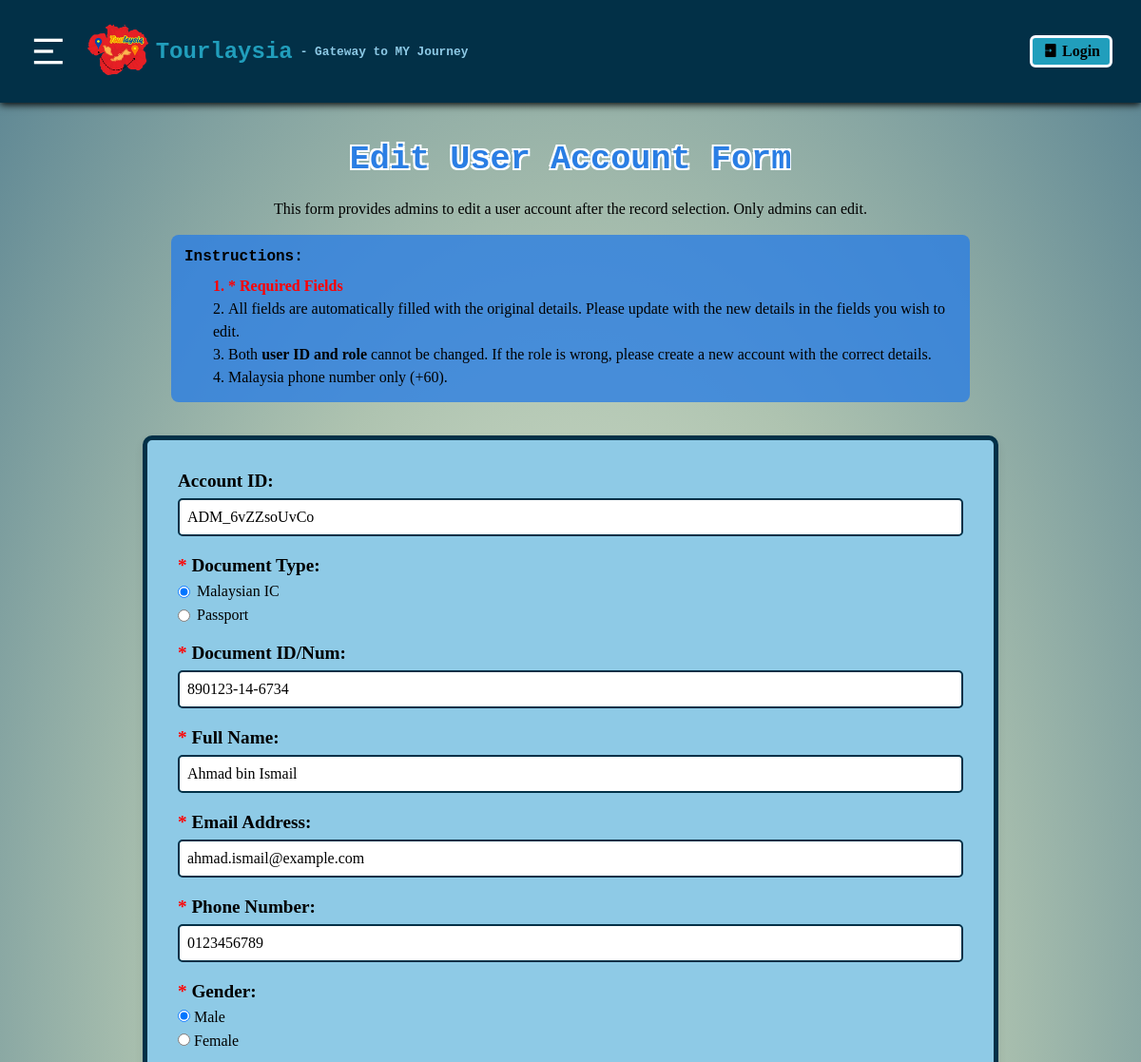
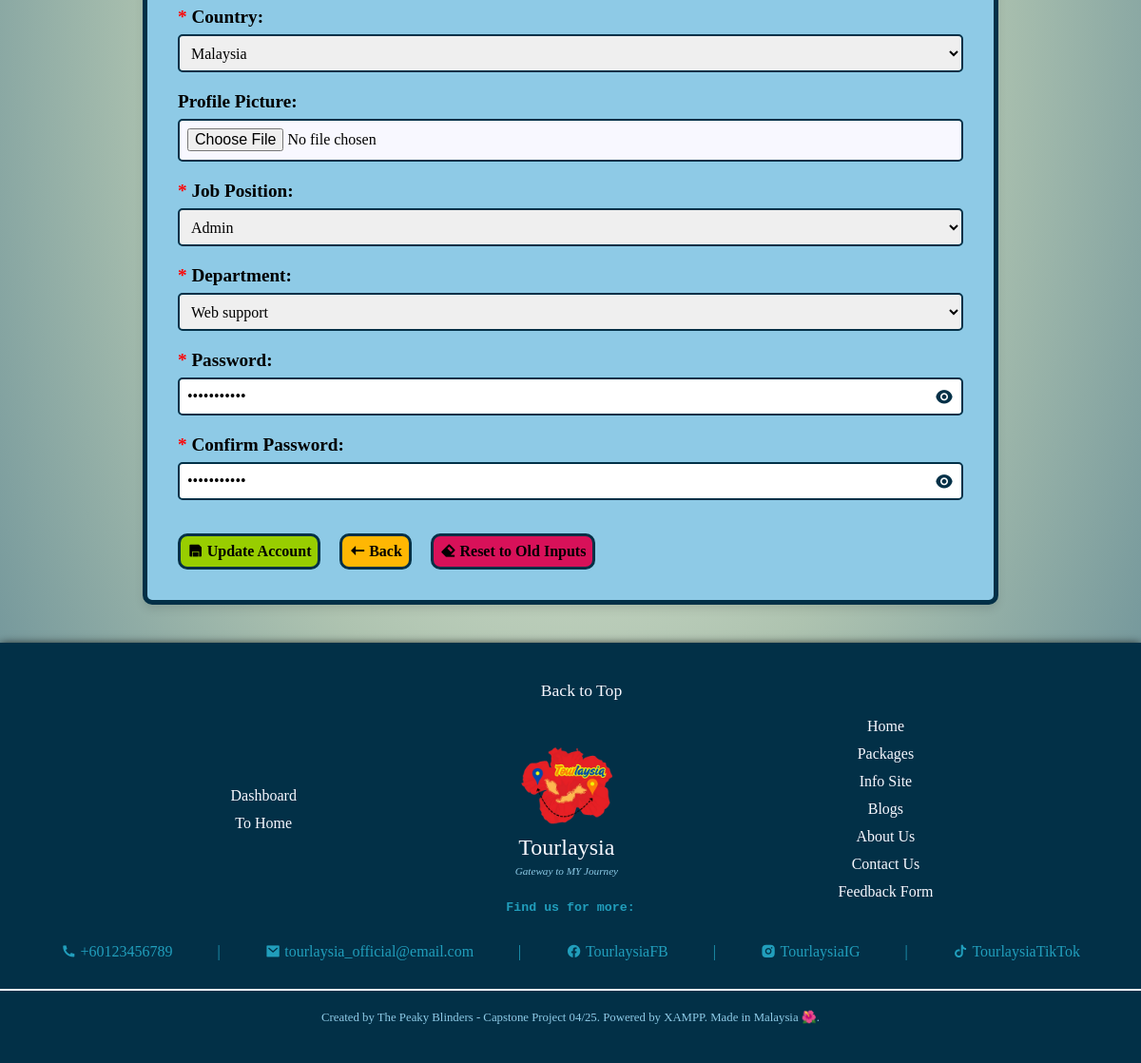
/staff_dashboard/edit_userAcc.php?userID=ADM_6vZZsoUvCo, run on the app's committed database (2 pictures, top to bottom).
### tables this page shows
CREATE TABLE `user_account_t` (
  `usr_ID` varchar(14) NOT NULL,
  `usr_role` varchar(12) NOT NULL,
  `usr_doc_ID` varchar(20) NOT NULL,
  `usr_name` varchar(50) NOT NULL,
  `usr_email` varchar(50) NOT NULL,
  `usr_no_tel` varchar(20) NOT NULL,
  `usr_gender` varchar(6) NOT NULL,
  `usr_country` varchar(50) NOT NULL,
  `usr_prof_pic` varchar(100) DEFAULT NULL,
  `usr_job_pos` varchar(50) DEFAULT NULL,
  `usr_dep` varchar(18) DEFAULT NULL,
  `usr_pswd` varchar(20) NOT NULL,
  `usr_status` varchar(8) NOT NULL
);

### staff_dashboard/edit_userAcc.php (the view, shortened to what this page needs)
<!DOCTYPE html>
<html lang="en">
<head>
    <link rel="stylesheet" href="./staff_styles/staff_styles.css">
    <link rel="stylesheet" href="./staff_styles/add_edit_recInfo.css">
</head>
<body>
    <?php include 'staff_header.php';?>
    <?php
        include './staff_crud/db_connection.php';
        $userIDRef = $_GET['userID'];
        $queryA = "SELECT * FROM user_account_t WHERE usr_ID = '$userIDRef';";
        $resultsA = mysqli_query($connection, $queryA);
        $dataA = mysqli_fetch_assoc($resultsA);
        $userRole = $dataA['usr_role'];
        $userDocID = $dataA['usr_doc_ID'];
        $userName = $dataA['usr_name'];
        $userEmail = $dataA['usr_email'];
        $userNoTel = $dataA['usr_no_tel'];
        $userGender = $dataA['usr_gender'];
        $userCountry = $dataA['usr_country'];
        $userJobPosition = $dataA['usr_job_pos'];
        $userDepartment = $dataA['usr_dep'];
        $userPassword = $dataA['usr_pswd'];
        if(preg_match("/[a-zA-Z]/", $userDocID)) {
            $docType = "Passport";
        } else {
            $docType = "Malaysian IC";
        }
    ?>
    <div class="edit-title-desc">
        <h2 class="edit-title">Edit User Account Form</h2>
        <div class="edit-desc-div">
            <p class="edit-desc">This form provides admins to edit a user account after the record selection. Only admins can edit.</p>
        </div>
        <div class="edit-inst-div">
            <h4 style="padding-bottom:10px;">Instructions:</h4>
            <ol class="edit-list">
                <li>* Required Fields</li>
                <li>All fields are automatically filled with the original details. Please update with the new details in the fields you wish to edit.</li>
                <li>Both <b>user ID and role</b> cannot be changed. If the role is wrong, please create a new account with the correct details.</li>
                <li>Malaysia phone number only (+60).</li>
            </ol>
        </div>
    </div>
    <form action="" method="POST" class="edit-rec-form" enctype="multipart/form-data">
        <div class="label-field-div">
            <label for="accID">Account ID:</label>
            <input type="text" id="accID" name="usrID" value="<?php echo $userIDRef;?>" readonly>
        </div>
        <div class="label-field-div radio-div">
            <label><span>*</span> Document Type:</label>
            <div class="radio-label-div">
                <input type="radio" id="IC" name="userDocType" value="Malaysian IC" <?php if ($docType == "Malaysian IC") echo "checked"; ?> required>
                <label for="IC" id="radioLabel">Malaysian IC</label>
            </div>
            <div class="radio-label-div">
                <input type="radio" id="passport" name="userDocType" value="Passport" <?php if ($docType == "Passport") echo "checked"; ?> required>
                <label for="passport" id="radioLabel">Passport</label>
            </div>
        </div>
        <div class="label-field-div">
            <label for="name"><span>*</span> Document ID/Num:</label>
            <input type="text" id="name" name="userDocID" placeholder="E.g. 000000000000 / A0000000000" value="<?php echo $userDocID;?>" required>
        </div>
        <div class="label-field-div">
            <label for="name"><span>*</span> Full Name:</label>
            <input type="text" id="name" name="userName" placeholder="E.g. Ali bin Ahmad" value="<?php echo $userName;?>" required>
        </div>
        <div class="label-field-div">
            <label for="email"><span>*</span> Email Address:</label>
            <input type="email" id="email" name="userEmail" placeholder="E.g. aliahmad@email.com" value="<?php echo $userEmail;?>" required>
        </div>
        <div class="label-field-div">
            <label for="phoneNum"><span>*</span> Phone Number:</label>
            <input type="tel" id="phoneNum" name="userNoTel" placeholder="E.g. 0123456789" value="<?php echo $userNoTel;?>" minlength="9" maxlength="11" required>
        </div>
        <div class="label-field-div radio-div">
            <label><span>*</span> Gender:</label>
            <div>
                <input type="radio" id="male" name="userGender" value="Male" <?php if ($userGender == "Male") echo "checked"; ?> required>
                <label for="male" id="radioLabel">Male</label>
            </div>
            <div>
                <input type="radio" id="female" name="userGender" value="Female" <?php if ($userGender == "Female") echo "checked"; ?> required>
                <label for="female" id="radioLabel">Female</label>
            </div>
        </div>
        <div class="label-field-div">
            <label for="country"><span>*</span> Country:</label>
            <select id="country" name="userCountry" required>
                <?php foreach ($countryList as $country): ?>
                    <option value="<?= htmlspecialchars($country) ?>" <?= ($userCountry == $country) ? 'selected' : '' ?>>
                        <?= htmlspecialchars($country) ?>
                    </option>
                <?php endforeach; ?>
            </select>
        </div>
        <div class="label-field-div">
            <label for="profpic">Profile Picture:</label>
            <input type="file" id="profpic" name="userProfilePic" accept="image/*">
        </div>
        <?php
            if ($userRole == "Office staff" || $userRole == "Admin" || $userRole == "Tour guide" || $userRole == "Bus driver") {
        ?>
                <div class="label-field-div">
                    <label for="jobPosition"><span>*</span> Job Position:</label>
                    <select id="jobPosition" name="userJobPos" required>
                        <option value="Admin" <?php if ($userJobPosition == "Admin") echo "selected"; ?>>Admin</option>
                    </select>
                </div>
                <div class="label-field-div">
                    <label for="department"><span>*</span> Department:</label>
                    <select id="department" name="userDept" required>
                        <option value="Web support" <?php if ($userDepartment == "Web support") echo "selected"; ?>>Web support</option>
                    </select>
                </div>
        <?php
            }
        ?>
        <div class="label-field-div">
            <label for="pswd"><span>*</span> Password:</label>
            <div class="pswd-container">
                <input type="password" id="pswd" name="userPswd" placeholder="E.g. AbCdEAppram4%67!" value="<?php echo $userPassword;?>" required>
                <i class="ri-eye-fill eye1" id="showPswd"></i>
            </div>
        </div>
        <div class="label-field-div">
            <label for="confPswd"><span>*</span> Confirm Password:</label>
            <div class="pswd-container">
                <input type="password" id="confPswd" name="userConfPswd" placeholder="E.g. AbCdEAppram4%67!" value="<?php echo $userPassword;?>" required>
                <i class="ri-eye-fill eye2" id="showConfPswd"></i>
            </div>
        </div>
        <div class="form-buttons-div">
            <button type="submit" name="updateUsrAcc">
                <i class="ri-save-fill"></i>
                Update Account
            </button>
            <button type="button" name="backPrevPage" onclick="history.back();">
                <i class="ri-arrow-left-long-fill"></i>
                Back
            </button>
            <button type="reset" name="eraseData">
                <i class="ri-eraser-fill"></i>
                Reset to Old Inputs
            </button>
         </div>
    </form>
    <?php include 'staff_footer.php';?>
</body>
</html>

### staff_dashboard/staff_styles/staff_styles.css (style rules this page uses)
body { background: radial-gradient(#eff6e0, #aec3b0, #598392); margin: 0; }
h1, h2, h3, h4, h5, h6 { font-family: Rockwell, Courier Bold, Courier, Georgia, Times, Times New Roman, serif; }
p, span, a, ul, ol, button, input, select, textarea, table, tr, th, td { font-family: Lucida Bright, Georgia, serif; }

### staff_dashboard/staff_styles/add_edit_recInfo.css (style rules this page uses)
* { margin: 0; padding: 0; box-sizing: border-box; overflow-x: hidden; }
.edit-title-desc { display: flex; justify-content: center; flex-direction: column; align-items: center; }
.edit-title { margin: 0 30px 20px 30px; font-size: 2.2rem; color: #2a7ee4; text-align: center; text-shadow: -2px -2px 0 #ffffff, 2px -2px 0 #ffffff, -2px 2px 0 #ffffff, 2px 2px 0 #ffffff; }
.edit-inst-div { width: 70%; margin-bottom: 35px; background-color: #2a7ee4c9; padding: 14px; border-radius: 8px; }
.edit-desc-div { display: flex; justify-content: center; width: 70%; text-align: justify; line-height: 1.5; margin-bottom: 15px; }
.edit-list { padding-left: 30px; line-height: 1.5; list-style-position: inside; }
.edit-list li:first-child { color: red; font-weight: bold; }
.edit-rec-form { display: flex; flex-direction: column; width: 100%; max-width: 900px; margin: 0 auto 2rem auto; padding: 2rem; background-color: #8ECAE6; border: 5px solid #023047; border-radius: 10px; box-shadow: 0 5px 10px rgba(0,0,0,0.1); gap: 20px; transition: max-width 0.5s ease; }
.label-field-div:not(.radio-div) { display: flex; flex-direction: column; justify-content: flex-start; gap: 7px; }
.radio-div { display: flex; flex-direction: column; gap: 7px; }
.radio-label-div { display: flex; align-items: center; gap: 7px; }
.label-field-div label span { color: red; }
.label-field-div label:not(#radioLabel) { font-weight: bold; font-size: 1.2rem; }
#radioLabel { font-size: 1rem; }
.label-field-div input:not(input[type="radio"]):not(input[type="file"]), .label-field-div select { font-size: 1rem; height: 40px; padding: 8px; border: 2px solid #023047; border-radius: 5px; }
.label-field-div select { cursor: pointer; }
.label-field-div input[type="file"] { font-size: 1rem; height: 45px; padding: 8px; border: 2px solid #023047; border-radius: 5px; background-color: ghostwhite; cursor: pointer; }
.pswd-container { position: relative; width: 100%; }
.pswd-container input[type="password"], .pswd-container input[type="text"] { width: 100%; padding: 8px 40px 8px 10px; font-size: 0.9rem; border: 3px solid black; border-radius: 5px; box-sizing: border-box; }
.pswd-container i { position: absolute; top: 50%; right: 10px; transform: translateY(-50%); font-size: 1.2rem; cursor: pointer; color: #023047; z-index: 1; transition: color 0.3s ease; }
.form-buttons-div { display: flex; gap: 20px; margin-top: 15px; }
.form-buttons-div button { padding: 7px; border: 3px solid #023047; border-radius: 10px; cursor: pointer; font-size: 1rem; transition: background-color 0.5s ease, color 0.5s ease; font-weight: bold; }
.form-buttons-div button[type="submit"] { background-color: #98CE00; }
.form-buttons-div button[name="backPrevPage"] { background-color: #FFB703; }
.form-buttons-div button[name="eraseData"] { background-color: #D81159; }

### data on the page
user_account_t: usr_doc_ID "☑ Malaysian IC", usr_doc_ID "☐ Passport", userDocID "890123-14-6734", userName "Ahmad bin Ismail", userEmail "ahmad.ismail@example.com", userNoTel "0123456789", usr_gender "☑ Male", usr_gender "☐ Female", userCountry "Malaysia", userJobPos "Admin", userDept "Web support"
